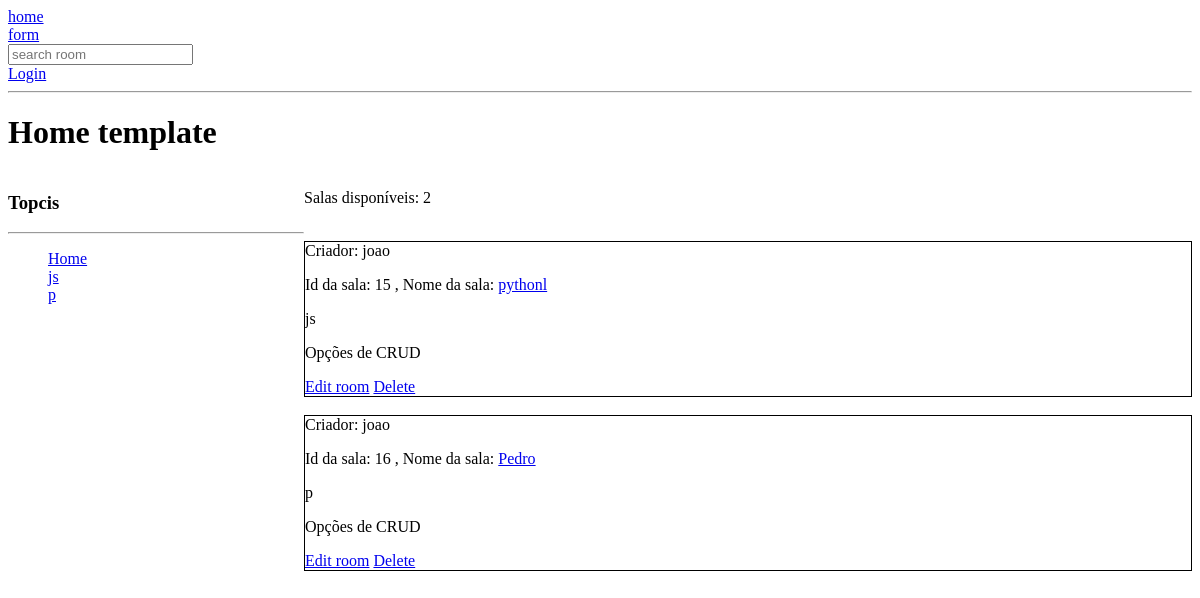
The app's page /?q=p, older data.
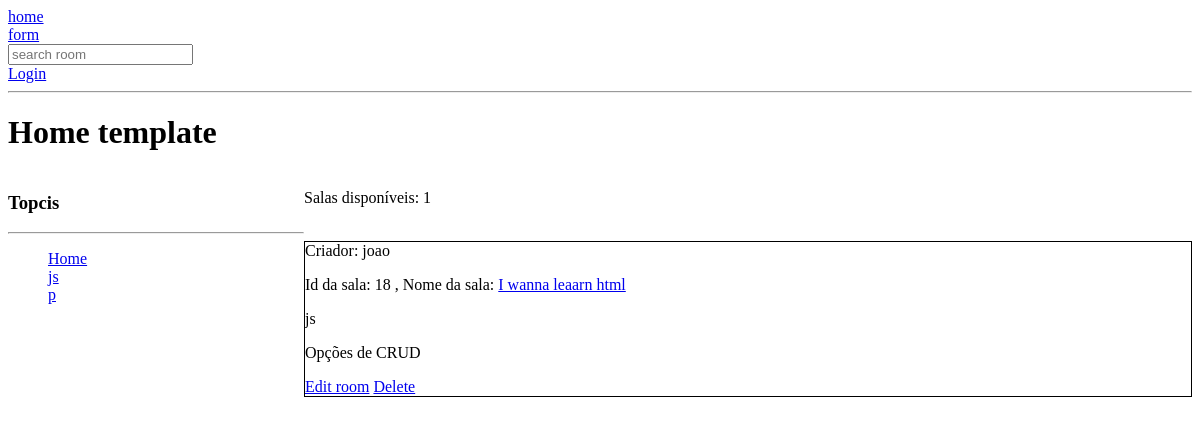
The same page, newer data.
### base/models.py (models this page shows, shortened)
class Topic(models.Model):
    name = models.CharField(max_length=200)
    def __str__(self):
        return self.name

class Room(models.Model):
    host = models.ForeignKey(User, on_delete=models.SET_NULL, null=True)
    topic = models.ForeignKey(Topic, on_delete=models.SET_NULL, null=True) # se apagarem a classe pai, a msg também some, relação de 1 pra 1
    name = models.CharField(max_length=200)
    description = models.TextField(null=True, blank=True) # ele não pode ser vazio, orbigatoriamente vai ser TTrue então precisa ter algo
    participants = models.ManyToManyField(User, related_name='participants', blank=True)
    updated = models.DateField(auto_now=True) # every time you modify
    created = models.DateField(auto_now_add=True) # quando a gente criou/instanciou a primeira vez
    class Meta:
        ordering = ['updated', 'created']

### base/views.py (the view)
# urls.py: path('', views.home, name='home'), #path(url, arquivoviews.funçãoimportada, name="nome")
def home(request):
    q = request.GET.get('q')  if request.GET.get('q') != None else ''
    rooms = Room.objects.filter(
        Q(topic__name__icontains=q) |
        Q(name__icontains=q) |
        Q(description__icontains=q)
        )
    topics = Topic.objects.all()
    rooms_count = rooms.count()
    context = {'rooms': rooms, 'topics': topics, 'rooms_count': rooms_count, } # dicionário {'VariavelQuePodeAcessarNoHtml': VariavelDoViews}
    return render(request, "base/home.html", context) #return render(request, "template.html", variável de acesso aos dados)

### base/templates/base/home.html (shortened to what this page needs)
{%  extends 'main.html' %}
{% block content %}
    <h1>Home template</h1>
<div class="home-container">
    <div class="topics">
        <h3> Topcis</h3>
        <hr>
        <ul>
            <li><a href="{% url 'home' %}"> Home </a></li>
            {% for topic in topics %}
            <a href="{% url 'home' %}?q={{topic.name}}"><li>{{ topic.name }}</li></a>
            {% endfor %}
        </ul>
    </div>
    <div class="rooms">
        <div>
            <p> Salas disponíveis: {{rooms_count}} </p>
            {% for room in rooms %}
            <div >
                <br>
                <div style="border: 1px solid;">
                    <span> Criador: {{room.host.username}}</span>
                    <p> Id da sala:  {{room.id}} , Nome da sala: <a href="{% url 'room' room.id  %}"> {{room.name}} </a></p>
                    <div>{{room.topic}}</div>
                    <p> Opções de CRUD</p>
                    <a href="{% url 'update-room' pk=room.id %}">Edit room</a>
                    <a href="{% url 'delete-room' pk=room.id %}">Delete</a>
                    <br>
                </div>
            </div>
            {% endfor %}
        </div>
    </div>
</div>
{% endblock %}

Row changes from the older to the newer data that the page shows:
removed Room: host.username "joao", id "15", name "pythonl", topic "js"
removed Room: host.username "joao", id "16", name "Pedro", topic "p"
added Room: host.username "joao", id "18", name "I wanna leaarn html", topic "js"
Text that changed along with them:
{{ rooms_count }}: "2" → "1"
